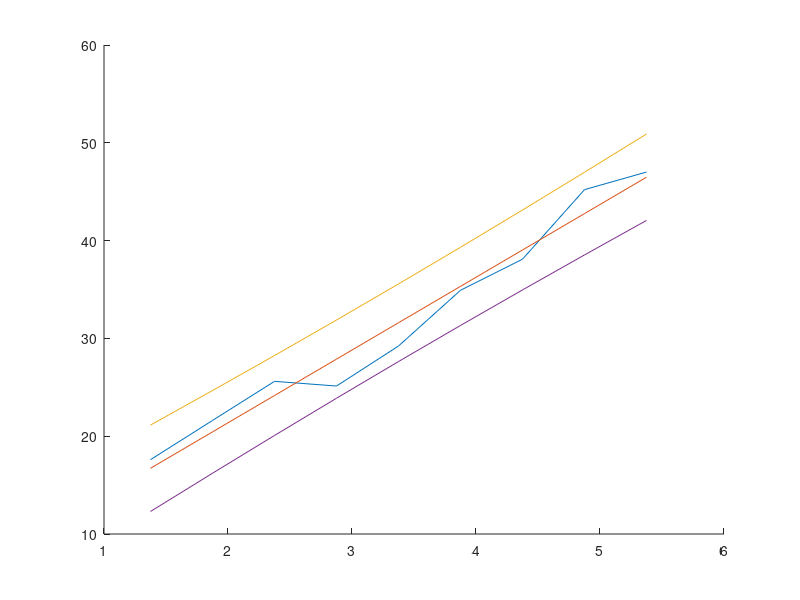

Here is the MATLAB script that generated this plot:
y=[17.6 21.61 25.61 25.13 29.22 34.92 38.10 45.21 47.01];
x=[1.375 1.875 2.375 2.875 3.375 3.875 4.375 4.875 5.375];

hold on;
plot(x,y)

[fit, s1]=polyfit(x,y,1);

[fitline,delta] = polyval(fit,x,s1);

plot (x,fitline);
plot (x,fitline+2*delta);
plot (x,fitline-2*delta);

T_nought = polyval(fit,0);
H=fit(1);
